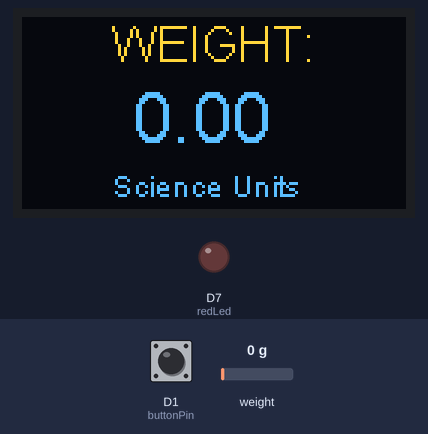
A sketch run on a simulated ESP8266 (NodeMCU). Parts: 128×64 one-colour display, output pins drawn as LEDs (lit = HIGH). Inputs (shaded band) come from the test bench; at power-on: D1 (buttonPin) LOW, weight on the scale 0 g. The OLED is the two-colour kind (top 16 rows yellow); WiFi joins after 1.5 s; servers stay silent unless stated; web services answer with replies made up by the test bench; what the sketch prints to the serial monitor is not drawn.

Above: at 5.8 s.
5.9 s: D1 (buttonPin) pulled HIGH for 0.15 s
At 7.3 s:
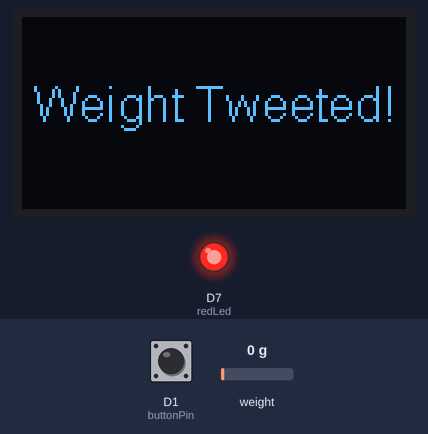
7.9 s: weight on the scale set to 100 g
At 8.5 s:
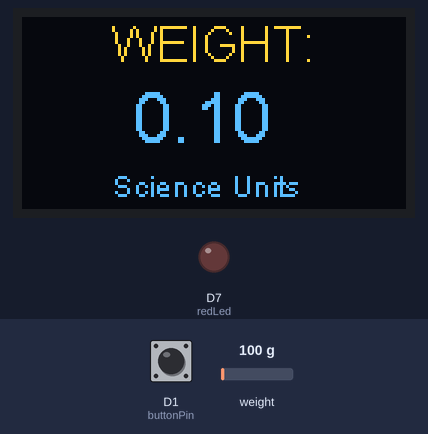
9.4 s: D1 (buttonPin) pulled HIGH for 1 s
At 9.76 s:
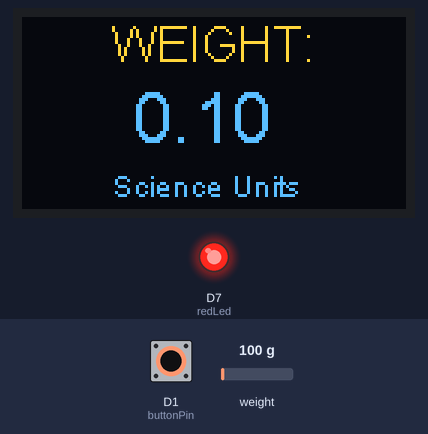
11.9 s: weight on the scale set to 1250 g
At 12.9 s:
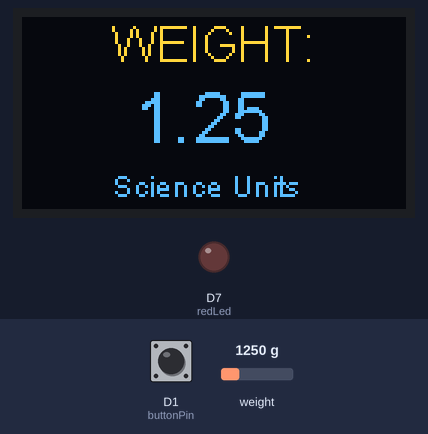
14.0 s: weight on the scale set to 2500 g
At 15.2 s:
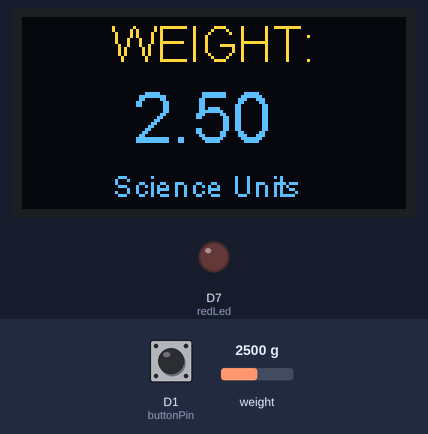
Timing chart, 0 to 17.0 s (numbered marks = the images above; inputs shaded):
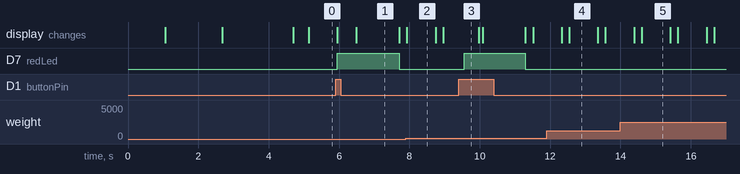

Measured:
- after the input at 5.9 s, D7 (redLed): LOW → HIGH after 0.06 s, → LOW 1.8 s later
- after the input at 7.9 s, the display: changes at once (image 2)
- after the input at 9.4 s, D7 (redLed): LOW → HIGH after 0.16 s, → LOW 1.7 s later
- after the input at 11.9 s, the display: first differs from a run without the input after 0.64 s (image 4)
- after the input at 14.0 s, the display: first differs from a run without the input after 0.60 s (image 5)
- what the display in image 1 shows lasts 1.2 s, from 6.5 s to 7.7 s
- what the display in image 2 shows lasts 0.8 s, from 7.9 s to 8.7 s

The sketch:

IFTTT.ino
```cpp
#include <ESP8266WiFi.h>
#include <ESP8266HTTPClient.h>
#include "HX711.h"
#include "SSD1306.h"

// Map the NodeMCU pins to the ESP8266 GPIO

static const uint8_t D0   = 16;
static const uint8_t D1   = 5;
static const uint8_t D2   = 4;
static const uint8_t D3   = 0;
static const uint8_t D4   = 2;
static const uint8_t D5   = 14;
static const uint8_t D6   = 12;
static const uint8_t D7   = 13;
static const uint8_t D8   = 15;
static const uint8_t D9   = 3;
static const uint8_t D10  = 1;

// Wifi Login Details
const char* ssid     = "SSID";
const char* password = "password";

// IFTTT Webhook Details
const char* host = "maker.ifttt.com";
const char* streamId   = "streamID";
const char* privateKey = "User specific string";
// 'User specific string' is the long string after maker.ifttt.com/use/'User specific string'
// Head to https://ifttt.com/services/maker_webhooks/settings whilst logged in to find it

// Initialize empty string for sending to IFTTT
String valueToSend = "";
String urlForMaker = "";

// Initalise variabes for scale
float weightFromScale = 0;
float truncatedWeight = 0;

// Setup timer for display refresh
unsigned long previousMillis = 0;
const long refreshTime = 2000;

// Define Pins
#define redLed D7
#define buttonPin  D1

// Data and Clock setup for the HX711
#define scaleDT D3
#define scaleSCK D2
HX711 scale(scaleDT, scaleSCK);
// Adjust calibration factor as required
float calibration_factor = 22150;

// Initalise OLED Display
#define oledSCL D6
#define oledSDA D5
SSD1306  display(0x3c, oledSDA, oledSCL);

// Initalise timers
unsigned long previousMillis1 = 0;
const long interval1 = 1000;           // Delay for screen refresh rate
bool updateDisplay = 1;
void setup() {

  // Set Inputs / Outputs
  pinMode(redLed, OUTPUT);
  pinMode(buttonPin, INPUT);

  // Initialize display
  display.init();
  display.flipScreenVertically();
  display.setFont(ArialMT_Plain_16);

  // Tare Scale
  scale.set_scale();
  scale.tare();

  Serial.begin(115200);
  delay(10);

  // Connect to a WiFi network

  display.clear();
  display.display();
  display.setTextAlignment(TEXT_ALIGN_LEFT);
  display.setFont(ArialMT_Plain_16);
  display.drawString(10, 0, "CONNECTING");

  // write the buffer to the display
  display.display();
  delay(100);

  Serial.println();
  Serial.println();
  Serial.print("Connecting to ");
  Serial.println(ssid);

  // Attempt to connect to WiFi, if not connected
  // it keeps trying forever
  WiFi.begin(ssid, password);

  while (WiFi.status() != WL_CONNECTED) {
    delay(500);
    Serial.print(".");
  }

  Serial.println("");
  Serial.println("WiFi connected");

  // Update Display that WiFi is connected for one second
  display.clear();
  display.display();
  display.setTextAlignment(TEXT_ALIGN_LEFT);
  display.setFont(ArialMT_Plain_16);
  display.drawString(8, 0, "WiFi Connected!");
  // write the buffer to the display
  display.display();
  delay(2000);
  display.clear();
  display.display();


}

void loop(){

  // Get Weight from scale
    weightFromScale = getWeightFromScale();
    if (updateDisplay == 1){
  // Display weight on screen
    display.setTextAlignment(TEXT_ALIGN_LEFT);
    display.setFont(ArialMT_Plain_16);
    display.drawString(30, 0, "WEIGHT:");
    display.setFont(ArialMT_Plain_24);
    display.drawString(37, 20, String(weightFromScale));
    display.setFont(ArialMT_Plain_10);
    display.drawString(30, 50, "Science Units"); // Alter depending on units
    // write the buffer to the display
    display.display();
    updateDisplay = 0;
  }
    // Delay Timer
    unsigned long currentMillis = millis();
    if (currentMillis - previousMillis1 >= interval1) {
    previousMillis1 = currentMillis;
    display.clear();
    display.display();
    updateDisplay = 1;
  }

    // When button is pressed, find weight and send to IFTTT
    // Also flashes LED if connected to D7
    int buttonState = digitalRead(buttonPin);
    if (buttonState == HIGH){
      digitalWrite(redLed, HIGH);
      weightFromScale = getWeightFromScale();
      sendToIFTTT(weightFromScale);
    display.clear();
    display.display();
    delay(100);
    display.setTextAlignment(TEXT_ALIGN_LEFT);
    display.setFont(ArialMT_Plain_16);
    display.drawString(4, 20, "Weight Tweeted!");
    // write the buffer to the display
    display.display();
    delay(1000);
    display.clear();

  }
  else{
      digitalWrite(redLed, LOW);
    }


}


float getWeightFromScale(){

  scale.set_scale(calibration_factor); // Adjusts calibration based on above defined calibration number

  Serial.print("Reading: ");
  Serial.print(scale.get_units(), 1);
  Serial.print(" Kg"); // Alter as required
  Serial.println("");
  weightFromScale = (scale.get_units());
  return weightFromScale;
}


void sendToIFTTT(float weight){
  // A messy attempt to get the weight into the JSON string
  // I have since found a library 'arduino-ifttt-maker' which makes this redundant

  // The JSON Value to Send
  valueToSend = "{\"value1\" : \"";
  valueToSend.concat(weight);
  valueToSend.concat("""\", \"value2\" : \"\", \"value3\" : \"\"}""");

  // The URL to POST to
  urlForMaker = "http://maker.ifttt.com/trigger/";
  urlForMaker.concat(streamId);
  urlForMaker.concat("/with/key/");
  urlForMaker.concat(privateKey);

 if(WiFi.status()== WL_CONNECTED){   //Check WiFi connection status

   HTTPClient http;    //Declare object of class HTTPClient

   http.begin(urlForMaker);
   http.addHeader("Content-Type", "application/json");
   http.POST(valueToSend);
   http.writeToStream(&Serial);
   http.end();
   Serial.println("");

  }

 else{
     Serial.println("Error in WiFi connection");

  }

}
```
